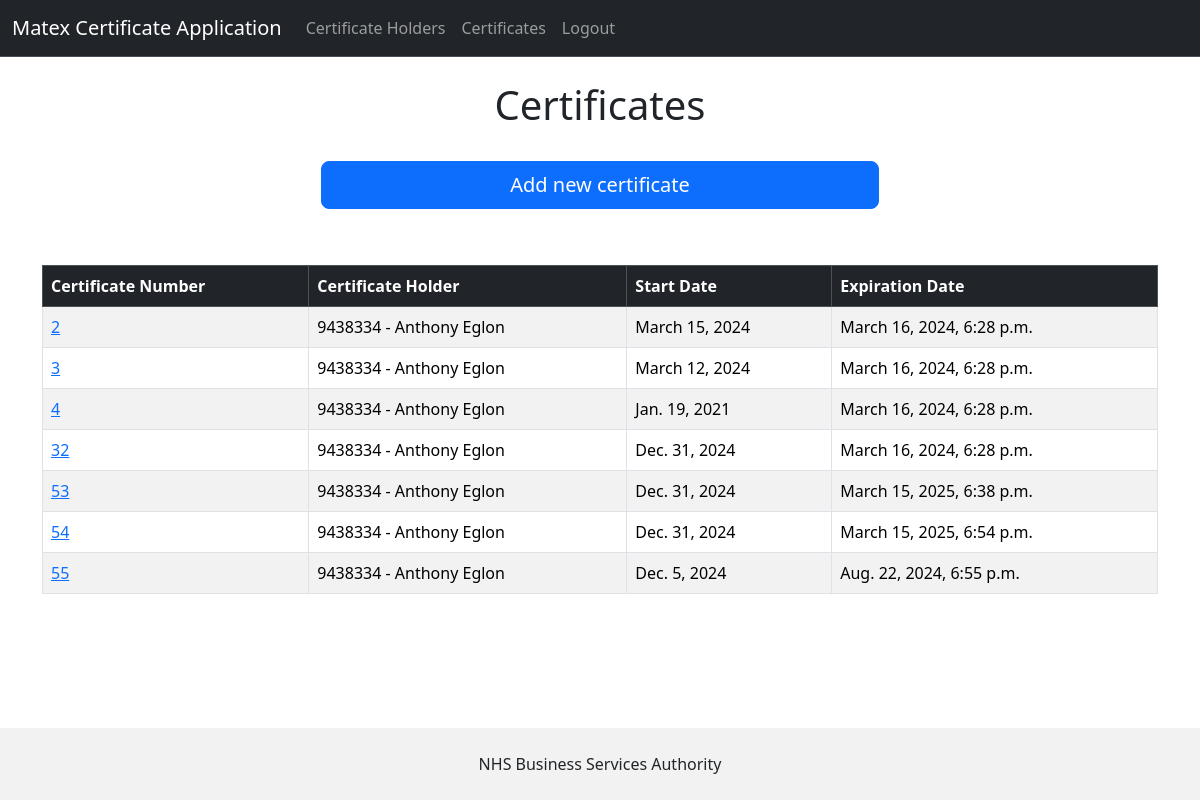
Before: /certificates (signed in) with the older database file.
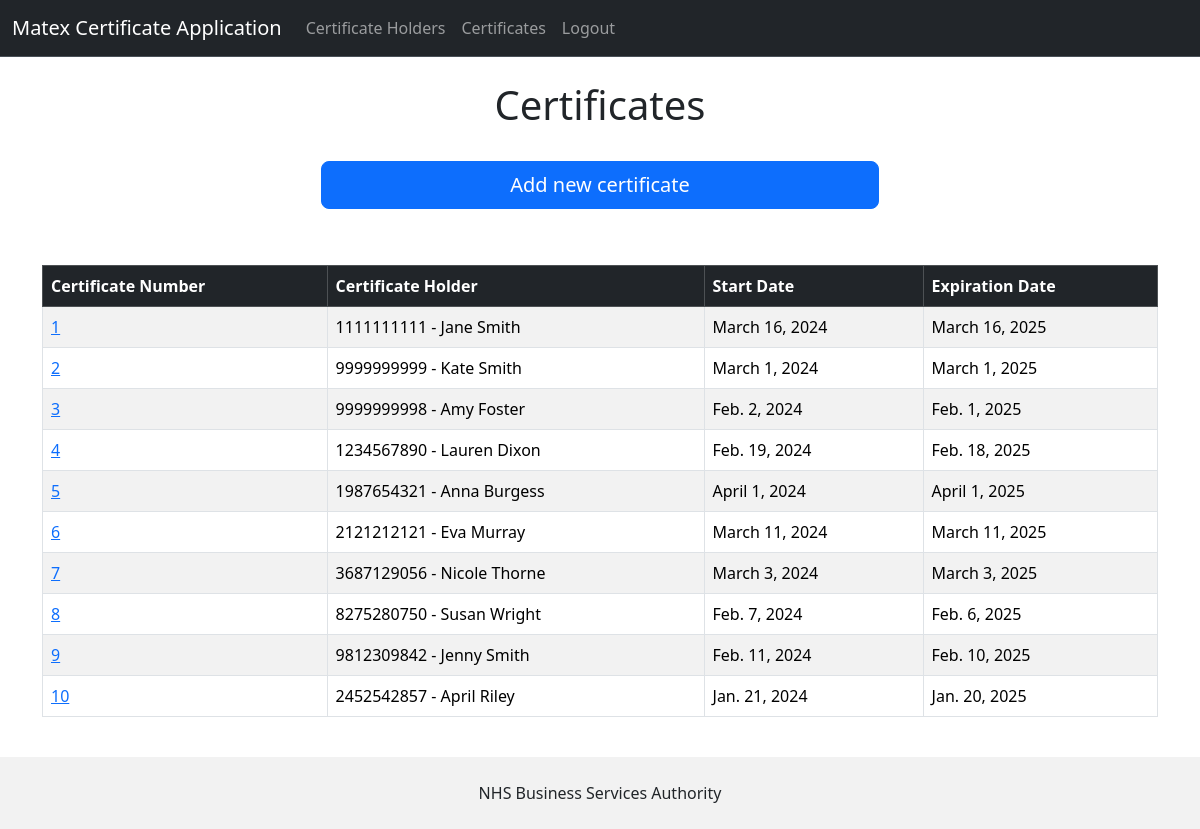
After: the same page with the newer database file.
### matex_app/models.py (models this page shows, shortened)
class CertificateInfo(models.Model):
    certificate_holder = models.ForeignKey(CertificateHolder, on_delete=models.CASCADE)
    certificate_number = models.AutoField(primary_key=True)
    certificate_start_date = models.DateField(null=True)
    certificate_expiration_date = models.DateField()

class CertificateHolder(models.Model):
    nhs_number = models.IntegerField(validators=[MinValueValidator(1000000000), MaxValueValidator(9999999999)])
    first_name = models.CharField(max_length=50)
    last_name = models.CharField(max_length=50)
    email = models.EmailField()
    date_of_birth = models.DateField()
    def __str__(self):
        return str(self.nhs_number) + " - " + f'{self.first_name} {self.last_name}'

### matex_app/views.py (the view)
# urls.py: path('certificates', views.certificates, name='certificates'),
def certificates(request):
    if request.user.is_authenticated:
        all_certificates = CertificateInfo.objects.all()
        return render(request, 'certificates.html', {'certs': all_certificates})
    else:
        messages.success(request, 'Please log in to view this page')
        return redirect('index')

### matex_app/templates/certificates.html
{% extends "base.html" %}
{% block content %}
<h1 class="text-center">Certificates</h1>
<br/>
<div class="d-grid gap-2 col-6 mx-auto">
    <a class="btn btn-primary btn-lg" href="{% url 'add-certificate' %}" role="button">Add new certificate</a><br/>
</div>
<br/>
<table class="table table-striped table-hover table-bordered">
    <thead class="table-dark">
    <tr>
        <th scope="col">Certificate Number</th>
        <th scope="col">Certificate Holder</th>
        <th scope="col">Start Date</th>
        <th scope="col">Expiration Date</th>
    </tr>
    </thead>
    <tbody>
    {% if certs %}
    {% for cert in certs %}
    <tr>
        <td><a href="{% url 'certificate-info' cert.certificate_number %}">{{ cert.certificate_number }}</a></td>
        <td>{{ cert.certificate_holder }}</td>
        <td>{{ cert.certificate_start_date }}</td>
        <td>{{ cert.certificate_expiration_date }}</td>
    </tr>
    {% endfor %}
    {% endif %}
    </tbody>
</table>
{% endblock content %}

Changed rows visible on the page:
removed CertificateInfo: certificate_number "32", certificate_holder "9438334 - Anthony Eglon", certificate_start_date "Dec. 31, 2024", certificate_expiration_date "March 16, 2024, 6:28 p.m."
removed CertificateInfo: certificate_number "53", certificate_holder "9438334 - Anthony Eglon", certificate_start_date "Dec. 31, 2024", certificate_expiration_date "March 15, 2025, 6:38 p.m."
removed CertificateInfo: certificate_number "54", certificate_holder "9438334 - Anthony Eglon", certificate_start_date "Dec. 31, 2024", certificate_expiration_date "March 15, 2025, 6:54 p.m."
removed CertificateInfo: certificate_number "55", certificate_holder "9438334 - Anthony Eglon", certificate_start_date "Dec. 5, 2024", certificate_expiration_date "Aug. 22, 2024, 6:55 p.m."
added CertificateInfo: certificate_number "1", certificate_holder "1111111111 - Jane Smith", certificate_start_date "March 16, 2024", certificate_expiration_date "March 16, 2025"
changed CertificateInfo id 2: certificate_holder "9438334 - Anthony Eglon" → "9999999999 - Kate Smith"; certificate_start_date "March 15, 2024" → "March 1, 2024"; certificate_expiration_date "March 16, 2024, 6:28 p.m." → "March 1, 2025"
changed CertificateInfo id 3: certificate_holder "9438334 - Anthony Eglon" → "9999999998 - Amy Foster"; certificate_start_date "March 12, 2024" → "Feb. 2, 2024"; certificate_expiration_date "March 16, 2024, 6:28 p.m." → "Feb. 1, 2025"
changed CertificateInfo id 4: certificate_holder "9438334 - Anthony Eglon" → "1234567890 - Lauren Dixon"; certificate_start_date "Jan. 19, 2021" → "Feb. 19, 2024"; certificate_expiration_date "March 16, 2024, 6:28 p.m." → "Feb. 18, 2025"
added CertificateInfo: certificate_number "5", certificate_holder "1987654321 - Anna Burgess", certificate_start_date "April 1, 2024", certificate_expiration_date "April 1, 2025"
added CertificateInfo: certificate_number "6", certificate_holder "2121212121 - Eva Murray", certificate_start_date "March 11, 2024", certificate_expiration_date "March 11, 2025"
added CertificateInfo: certificate_number "7", certificate_holder "3687129056 - Nicole Thorne", certificate_start_date "March 3, 2024", certificate_expiration_date "March 3, 2025"
added CertificateInfo: certificate_number "8", certificate_holder "8275280750 - Susan Wright", certificate_start_date "Feb. 7, 2024", certificate_expiration_date "Feb. 6, 2025"
added CertificateInfo: certificate_number "9", certificate_holder "9812309842 - Jenny Smith", certificate_start_date "Feb. 11, 2024", certificate_expiration_date "Feb. 10, 2025"
added CertificateInfo: certificate_number "10", certificate_holder "2452542857 - April Riley", certificate_start_date "Jan. 21, 2024", certificate_expiration_date "Jan. 20, 2025"
